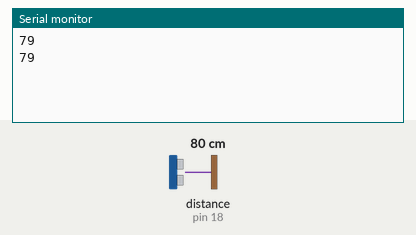
Recording of a sketch running on a simulated Arduino Uno, built with avr-gcc and run on an emulated ATmega328P. On the bench: the last lines printed to the serial monitor. Wiring (inferred from the names in the program): ultrasonic range finder: trigger pin 19; echo pin 18. The inputs (shaded band) are chosen by the test bench; at power-on: distance to the obstacle (sensor on pin 18) 80 cm. The echo pulse lasts 58.3 µs per cm.

Above: at 1.8 s.
1.9 s: distance to the obstacle (sensor on pin 18) set to 2 cm
At 2.8 s:
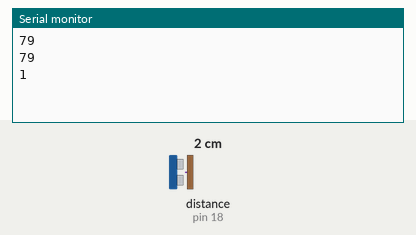
3.4 s: distance to the obstacle (sensor on pin 18) set to 4 cm
At 4.5 s:
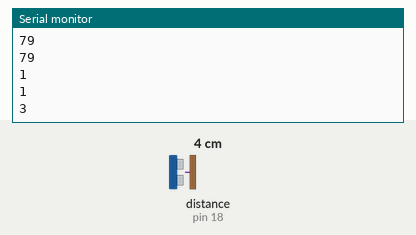
Timing chart, 0 to 6.4 s (numbered marks = the images above; inputs shaded):
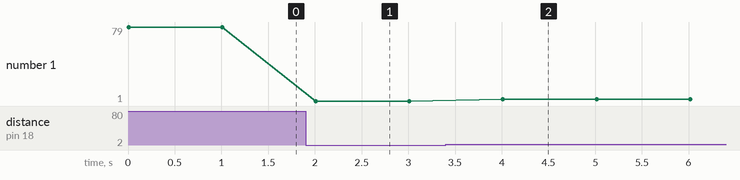

The sketch:

Manual_RMCA_P4_1.ino
```cpp
#define trigPin 19
#define echoPin 18


void setup() {
  Serial.begin(9600);
  pinMode(trigPin, OUTPUT);
  pinMode(echoPin, INPUT);
}

void loop() {

  long duracion, distancia; //variables utilizadas para el cálculo y el resultado
  digitalWrite(trigPin, LOW);
  delayMicroseconds(2);
  digitalWrite(trigPin, HIGH);
  delayMicroseconds(10);
  digitalWrite(trigPin, LOW);
  duracion = pulseIn(echoPin, HIGH);//Obtenemos el tiempo en microsegundos que le toma al pulso llegar a la superfice más cercana y regresar
  //Para el cálculo de la distancia tomamos la mitad del tiempo para considerar solo la ida del pulso
  //Y miltiplicamos por el factor 1/29.1 correspondiente a la velocidad del sonido en [centimetros/microsegundos]
  distancia = (duracion/2) / 29.1;
  Serial.println(distancia);//Imprimimos la distancia medida
  delay(1000);//Tomamos la medida cada segundo aproximadamente
}
```

Measured:
- after the input at 1.9 s, the serial monitor: prints a new line after 0.11 s (image 1)
- after the input at 3.4 s, the serial monitor: prints a new line after 0.61 s (image 2)
- plotted number 1: 79 → 1 after the input at 1.9 s, 1 → 3 after the input at 3.4 s
